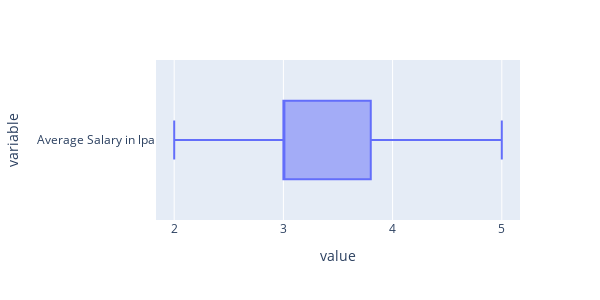
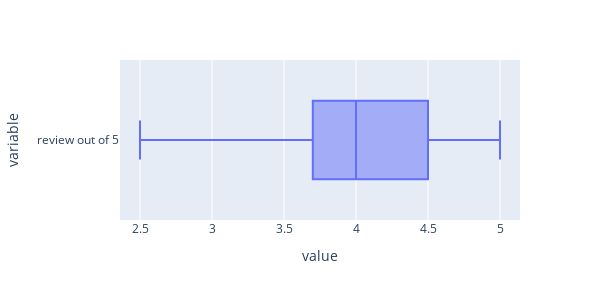
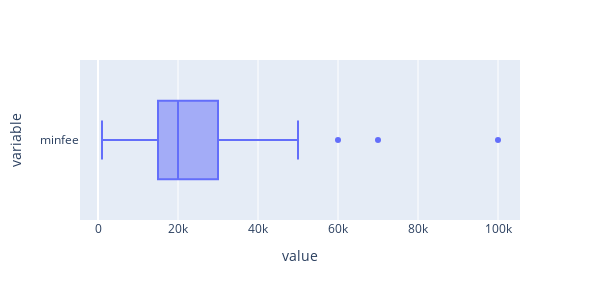
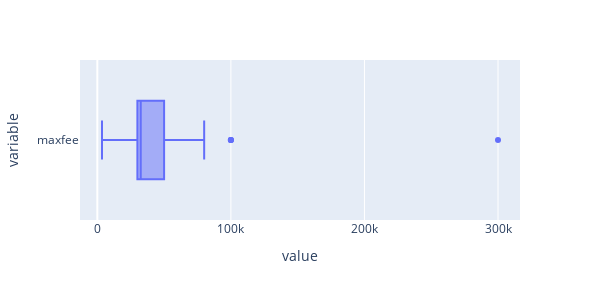

Notebook code cell kept with these figures, in order:
### Code cell
outcols = outlier_detect(data)

### Figure 1 — Plotly figure (JSON) as saved in the notebook; plotly's stock layout.template omitted (floating-point values rounded to 4 significant figures)
{"data": [{"alignmentgroup": "True", "hovertemplate": "value=%{x}<br>variable=%{y}<extra></extra>", "legendgroup": "", "marker": {"color": "#636efa"}, "name": "", "notched": false, "offsetgroup": "", "orientation": "h", "showlegend": false, "type": "box", "x": [3.5, 4, 3.5, 3, 3.3, 3, 3, 3.8, 2.7, 3, 3, 3, 3, 3, 3, 4, 3, 2.7, 4, 3, 4, 3, 5, 3, 3, 3, 3, 3, 3, 3, 3, 3, 3, 3, 2, 3, 3, 3, 3, 2.4, 3, 3, 3, 2, 3, 4.5, 2, 5, 3, 3, 3, 3, 3, 4, 3, 2.5, 4, 3, 3.5, 3.8, 4, 3.5, 3.7, 3, 3.5, 4, 3.8, 3.5, 3, 4, 3, 2.7, 3.5, 3.7, 2.7, 3.8, 3.5, 3.7, 3, 3.7, 2, 3.8, 3.5, 4, 3.4, 4, 3, 3.5, 3.8, 3.5, 3.8, 4, 4.4, 3.4, 3, 4, 3.4, 4, 4.4, 3.8, 4], "x0": " ", "xaxis": "x", "y": ["Average Salary in lpa", "Average Salary in lpa", "Average Salary in lpa", "Average Salary in lpa", "Average Salary in lpa", "Average Salary in lpa", "Average Salary in lpa", "Average Salary in lpa", "Average Salary in lpa", "Average Salary in lpa", "Average Salary in lpa", "Average Salary in lpa", "Average Salary in lpa", "Average Salary in lpa", "Average Salary in lpa", "Average Salary in lpa", "Average Salary in lpa", "Average Salary in lpa", "Average Salary in lpa", "Average Salary in lpa", "Average Salary in lpa", "Average Salary in lpa", "Average Salary in lpa", "Average Salary in lpa", "Average Salary in lpa", "Average Salary in lpa", "Average Salary in lpa", "Average Salary in lpa", "Average Salary in lpa", "Average Salary in lpa", "Average Salary in lpa", "Average Salary in lpa", "Average Salary in lpa", "Average Salary in lpa", "Average Salary in lpa", "Average Salary in lpa", "Average Salary in lpa", "Average Salary in lpa", "Average Salary in lpa", "Average Salary in lpa", "Average Salary in lpa", "Average Salary in lpa", "Average Salary in lpa", "Average Salary in lpa", "Average Salary in lpa", "Average Salary in lpa", "Average Salary in lpa", "Average Salary in lpa", "Average Salary in lpa", "Average Salary in lpa", "Average Salary in lpa", "Average Salary in lpa", "Average Salary in lpa", "Average Salary in lpa", "Average Salary in lpa", "Average Salary in lpa", "Average Salary in lpa", "Average Salary in lpa", "Average Salary in lpa", "Average Salary in lpa", "Average Salary in lpa", "Average Salary in lpa", "Average Salary in lpa", "Average Salary in lpa", "Average Salary in lpa", "Average Salary in lpa", "Average Salary in lpa", "Average Salary in lpa", "Average Salary in lpa", "Average Salary in lpa", "Average Salary in lpa", "Average Salary in lpa", "Average Salary in lpa", "Average Salary in lpa", "Average Salary in lpa", "Average Salary in lpa", "Average Salary in lpa", "Average Salary in lpa", "Average Salary in lpa", "Average Salary in lpa", "Average Salary in lpa", "Average Salary in lpa", "Average Salary in lpa", "Average Salary in lpa", "Average Salary in lpa", "Average Salary in lpa", "Average Salary in lpa", "Average Salary in lpa", "Average Salary in lpa", "Average Salary in lpa", "Average Salary in lpa", "Average Salary in lpa", "Average Salary in lpa", "Average Salary in lpa", "Average Salary in lpa", "Average Salary in lpa", "Average Salary in lpa", "Average Salary in lpa", "Average Salary in lpa", "Average Salary in lpa", "Average Salary in lpa"], "y0": " ", "yaxis": "y"}], "layout": {"boxmode": "group", "height": 300, "legend": {"tracegroupgap": 0}, "margin": {"t": 60}, "width": 600, "xaxis": {"anchor": "y", "autorange": true, "domain": [0, 1], "range": [1.833, 5.167], "title": {"text": "value"}, "type": "linear"}, "yaxis": {"anchor": "x", "autorange": true, "domain": [0, 1], "range": [-0.5, 0.5], "title": {"text": "variable"}, "type": "category"}}}

### Figure 2 — Plotly figure (JSON) as saved in the notebook; plotly's stock layout.template omitted (floating-point values rounded to 4 significant figures)
{"data": [{"alignmentgroup": "True", "hovertemplate": "value=%{x}<br>variable=%{y}<extra></extra>", "legendgroup": "", "marker": {"color": "#636efa"}, "name": "", "notched": false, "offsetgroup": "", "orientation": "h", "showlegend": false, "type": "box", "x": [4.7, 3.9, 4, 4.5, 3, 4, 4, 3.5, 4.3, 4.2, 4.1, 4, 4.2, 3.5, 4.5, 4.8, 4.4, 4, 4.5, 4.5, 4.5, 4, 4.5, 4, 4.5, 4.8, 3, 4.5, 3, 4, 4.5, 4.5, 4, 3, 3, 4, 4.5, 4, 4.5, 3, 3.5, 3.8, 4, 3.5, 3.5, 4, 3.5, 4.5, 4, 3, 3.8, 4.7, 3.8, 4.8, 4.2, 5, 4.6, 4.5, 4.6, 4.5, 4, 4.7, 4.5, 3.7, 4.4, 4.5, 4.6, 4, 4.5, 4.6, 3, 3.2, 4, 4.5, 3, 4, 4.2, 3.7, 3.5, 3.8, 2.5, 3, 4, 3.8, 4.2, 3.8, 3, 4.2, 3.8, 3.8, 4, 3.8, 4, 3.5, 3.6, 3.7, 3, 4, 4.2, 3.8, 4.3], "x0": " ", "xaxis": "x", "y": ["review out of 5", "review out of 5", "review out of 5", "review out of 5", "review out of 5", "review out of 5", "review out of 5", "review out of 5", "review out of 5", "review out of 5", "review out of 5", "review out of 5", "review out of 5", "review out of 5", "review out of 5", "review out of 5", "review out of 5", "review out of 5", "review out of 5", "review out of 5", "review out of 5", "review out of 5", "review out of 5", "review out of 5", "review out of 5", "review out of 5", "review out of 5", "review out of 5", "review out of 5", "review out of 5", "review out of 5", "review out of 5", "review out of 5", "review out of 5", "review out of 5", "review out of 5", "review out of 5", "review out of 5", "review out of 5", "review out of 5", "review out of 5", "review out of 5", "review out of 5", "review out of 5", "review out of 5", "review out of 5", "review out of 5", "review out of 5", "review out of 5", "review out of 5", "review out of 5", "review out of 5", "review out of 5", "review out of 5", "review out of 5", "review out of 5", "review out of 5", "review out of 5", "review out of 5", "review out of 5", "review out of 5", "review out of 5", "review out of 5", "review out of 5", "review out of 5", "review out of 5", "review out of 5", "review out of 5", "review out of 5", "review out of 5", "review out of 5", "review out of 5", "review out of 5", "review out of 5", "review out of 5", "review out of 5", "review out of 5", "review out of 5", "review out of 5", "review out of 5", "review out of 5", "review out of 5", "review out of 5", "review out of 5", "review out of 5", "review out of 5", "review out of 5", "review out of 5", "review out of 5", "review out of 5", "review out of 5", "review out of 5", "review out of 5", "review out of 5", "review out of 5", "review out of 5", "review out of 5", "review out of 5", "review out of 5", "review out of 5", "review out of 5"], "y0": " ", "yaxis": "y"}], "layout": {"boxmode": "group", "height": 300, "legend": {"tracegroupgap": 0}, "margin": {"t": 60}, "width": 600, "xaxis": {"anchor": "y", "autorange": true, "domain": [0, 1], "range": [2.361, 5.139], "title": {"text": "value"}, "type": "linear"}, "yaxis": {"anchor": "x", "autorange": true, "domain": [0, 1], "range": [-0.5, 0.5], "title": {"text": "variable"}, "type": "category"}}}

### Figure 3 — Plotly figure (JSON) as saved in the notebook; plotly's stock layout.template omitted (floating-point values rounded to 4 significant figures)
{"data": [{"alignmentgroup": "True", "hovertemplate": "value=%{x}<br>variable=%{y}<extra></extra>", "legendgroup": "", "marker": {"color": "#636efa"}, "name": "", "notched": false, "offsetgroup": "", "orientation": "h", "showlegend": false, "type": "box", "x": [20000, 50000, 5000, 1999, 25000, 7000, 5000, 15000, 8000, 9000, 1000, 2000, 2000, 12000, 25000, 40000, 20000, 20000, 10000, 30000, 40000, 30000, 50000, 20000, 30000, 50000, 20000, 40000, 20000, 30000, 30000, 30000, 20000, 20000, 20000, 20000, 30000, 20000, 30000, 20000, 20000, 30000, 30000, 10000, 10000, 60000, 10000, 50000, 40000, 20000, 30000, 20000, 20000, 70000, 10000, 100000, 20000, 45000, 20000, 12000, 8000, 25000, 8000, 10000, 15000, 20000, 20000, 30000, 50000, 15000, 15000, 25000, 20000, 20000, 15000, 25000, 15000, 8000, 20000, 1000, 2000, 10000, 30000, 20000, 20000, 30000, 20000, 30000, 20000, 20000, 40000, 30000, 40000, 20000, 20000, 20000, 10000, 30000, 30000, 30000, 40000], "x0": " ", "xaxis": "x", "y": ["minfee", "minfee", "minfee", "minfee", "minfee", "minfee", "minfee", "minfee", "minfee", "minfee", "minfee", "minfee", "minfee", "minfee", "minfee", "minfee", "minfee", "minfee", "minfee", "minfee", "minfee", "minfee", "minfee", "minfee", "minfee", "minfee", "minfee", "minfee", "minfee", "minfee", "minfee", "minfee", "minfee", "minfee", "minfee", "minfee", "minfee", "minfee", "minfee", "minfee", "minfee", "minfee", "minfee", "minfee", "minfee", "minfee", "minfee", "minfee", "minfee", "minfee", "minfee", "minfee", "minfee", "minfee", "minfee", "minfee", "minfee", "minfee", "minfee", "minfee", "minfee", "minfee", "minfee", "minfee", "minfee", "minfee", "minfee", "minfee", "minfee", "minfee", "minfee", "minfee", "minfee", "minfee", "minfee", "minfee", "minfee", "minfee", "minfee", "minfee", "minfee", "minfee", "minfee", "minfee", "minfee", "minfee", "minfee", "minfee", "minfee", "minfee", "minfee", "minfee", "minfee", "minfee", "minfee", "minfee", "minfee", "minfee", "minfee", "minfee", "minfee"], "y0": " ", "yaxis": "y"}], "layout": {"boxmode": "group", "height": 300, "legend": {"tracegroupgap": 0}, "margin": {"t": 60}, "width": 600, "xaxis": {"anchor": "y", "autorange": true, "domain": [0, 1], "range": [-4500, 105500], "title": {"text": "value"}, "type": "linear"}, "yaxis": {"anchor": "x", "autorange": true, "domain": [0, 1], "range": [-0.5, 0.5], "title": {"text": "variable"}, "type": "category"}}}

### Figure 4 — Plotly figure (JSON) as saved in the notebook; plotly's stock layout.template omitted (floating-point values rounded to 4 significant figures)
{"data": [{"alignmentgroup": "True", "hovertemplate": "value=%{x}<br>variable=%{y}<extra></extra>", "legendgroup": "", "marker": {"color": "#636efa"}, "name": "", "notched": false, "offsetgroup": "", "orientation": "h", "showlegend": false, "type": "box", "x": [45000, 100000, 7000, 10000, 75000, 40000, 25000, 30000, 30000, 12500, 3500, 10000, 20000, 30000, 35000, 60000, 32500, 30000, 20000, 50000, 50000, 40000, 70000, 30000, 40000, 70000, 30000, 50000, 30000, 50000, 50000, 40000, 30000, 30000, 32500, 30000, 40000, 30000, 50000, 30000, 30000, 40000, 40000, 15000, 15000, 80000, 15000, 60000, 50000, 30000, 35000, 100000, 30000, 15000, 25000, 300000, 32500, 100000, 50000, 20000, 15000, 40000, 15000, 25000, 20000, 35000, 45000, 50000, 75000, 80000, 25000, 35000, 40000, 32500, 30000, 40000, 30000, 20000, 50000, 10000, 10000, 20000, 50000, 30000, 30000, 40000, 30000, 50000, 30000, 30000, 50000, 50000, 60000, 30000, 30000, 32500, 20000, 50000, 50000, 40000, 50000], "x0": " ", "xaxis": "x", "y": ["maxfee", "maxfee", "maxfee", "maxfee", "maxfee", "maxfee", "maxfee", "maxfee", "maxfee", "maxfee", "maxfee", "maxfee", "maxfee", "maxfee", "maxfee", "maxfee", "maxfee", "maxfee", "maxfee", "maxfee", "maxfee", "maxfee", "maxfee", "maxfee", "maxfee", "maxfee", "maxfee", "maxfee", "maxfee", "maxfee", "maxfee", "maxfee", "maxfee", "maxfee", "maxfee", "maxfee", "maxfee", "maxfee", "maxfee", "maxfee", "maxfee", "maxfee", "maxfee", "maxfee", "maxfee", "maxfee", "maxfee", "maxfee", "maxfee", "maxfee", "maxfee", "maxfee", "maxfee", "maxfee", "maxfee", "maxfee", "maxfee", "maxfee", "maxfee", "maxfee", "maxfee", "maxfee", "maxfee", "maxfee", "maxfee", "maxfee", "maxfee", "maxfee", "maxfee", "maxfee", "maxfee", "maxfee", "maxfee", "maxfee", "maxfee", "maxfee", "maxfee", "maxfee", "maxfee", "maxfee", "maxfee", "maxfee", "maxfee", "maxfee", "maxfee", "maxfee", "maxfee", "maxfee", "maxfee", "maxfee", "maxfee", "maxfee", "maxfee", "maxfee", "maxfee", "maxfee", "maxfee", "maxfee", "maxfee", "maxfee", "maxfee"], "y0": " ", "yaxis": "y"}], "layout": {"boxmode": "group", "height": 300, "legend": {"tracegroupgap": 0}, "margin": {"t": 60}, "width": 600, "xaxis": {"anchor": "y", "autorange": true, "domain": [0, 1], "range": [-12970.0, 316500.0], "title": {"text": "value"}, "type": "linear"}, "yaxis": {"anchor": "x", "autorange": true, "domain": [0, 1], "range": [-0.5, 0.5], "title": {"text": "variable"}, "type": "category"}}}
